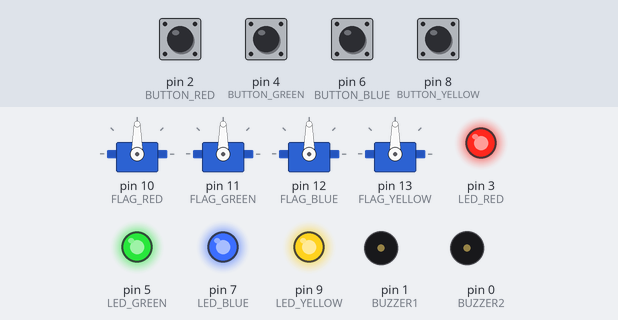
Bench run of a sketch on a simulated Arduino Uno, built with avr-gcc and run on an emulated ATmega328P. Parts: 4 × servo, output pins drawn as LEDs (lit = HIGH), buzzer (waves = sounding, pin HIGH). The inputs (shaded band) are chosen by the test bench; at power-on: pin 2 (BUTTON_RED), pin 4 (BUTTON_GREEN), pin 6 (BUTTON_BLUE), pin 8 (BUTTON_YELLOW) HIGH. Random numbers use the default seed unless the sketch sets one.

Above: at 2.7 s.
2.8 s: pin 2 (BUTTON_RED) pulled LOW for 0.15 s
At 3.6 s:
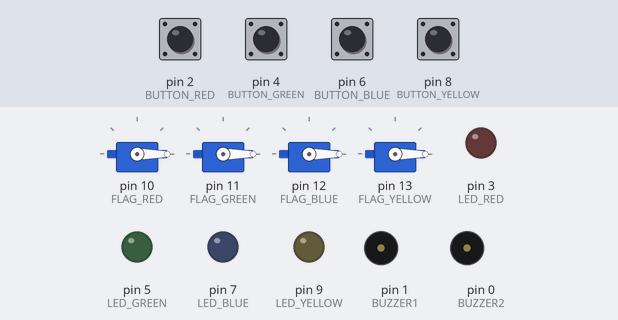
5.8 s: pin 4 (BUTTON_GREEN) pulled LOW for 0.15 s
At 8.5 s:
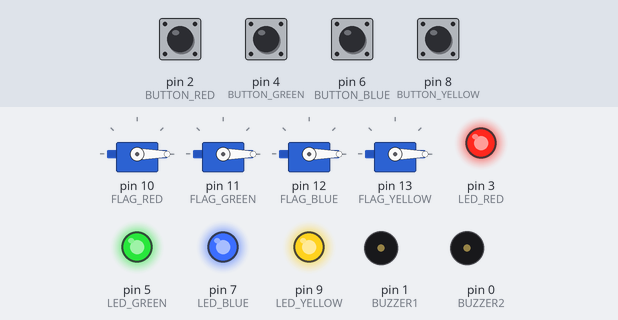
8.8 s: pin 6 (BUTTON_BLUE) pulled LOW for 1 s
At 10.6 s:
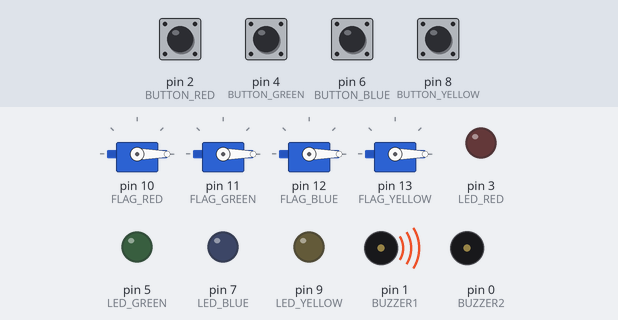
11.8 s: pin 6 (BUTTON_BLUE) pulled LOW for 0.15 s
At 13.6 s:
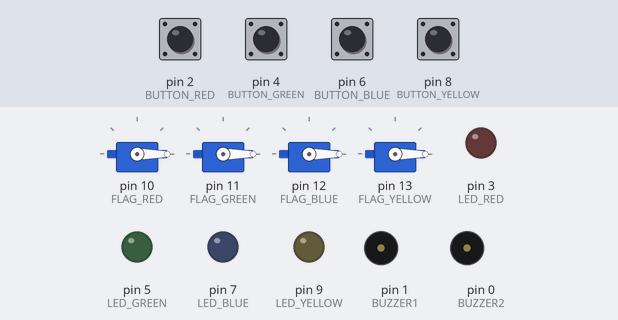
14.9 s: pin 6 (BUTTON_BLUE) pulled LOW for 0.15 s
At 16.26 s:
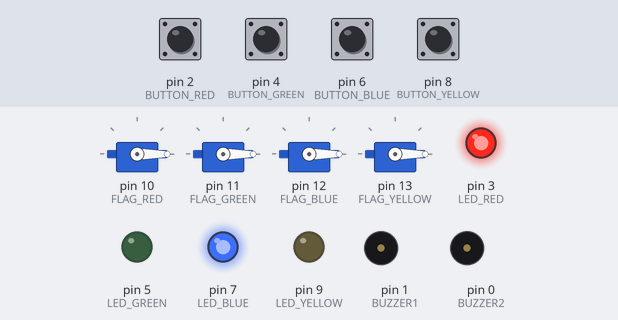
17.9 s: pin 2 (BUTTON_RED) pulled LOW for 1 s
At 18.26 s:
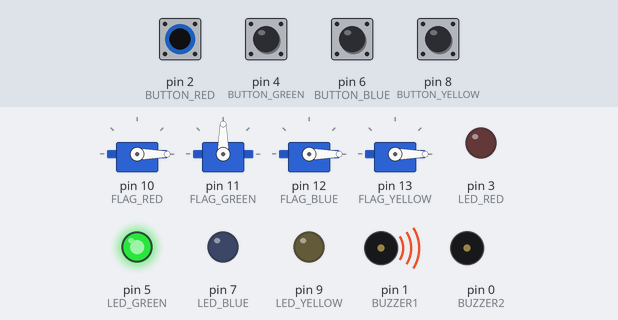
Timing chart, 0 to 21.8 s (numbered marks = the images above; inputs shaded):
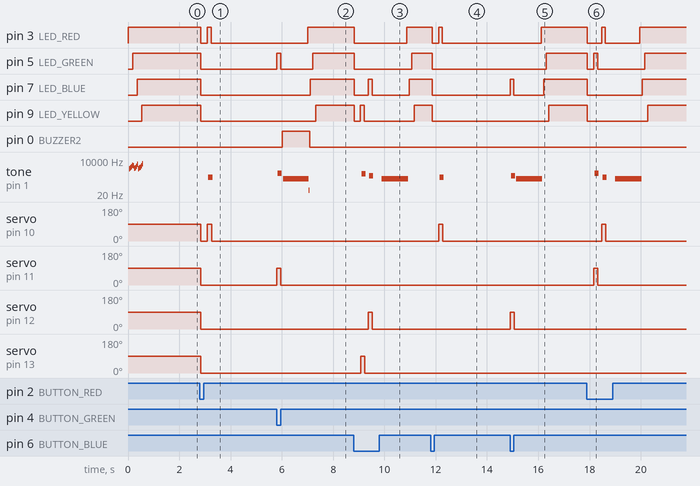

Measured:
- after the input at 2.8 s, pin 3 (LED_RED): HIGH → LOW at once, → HIGH 0.25 s later, → LOW 0.15 s later; pin 5 (LED_GREEN): HIGH → LOW at once
- after the input at 5.8 s, pin 0 (BUZZER2): LOW → HIGH after 0.21 s, → LOW 1.1 s later; servo on pin 11 (FLAG_GREEN): 0° → 90° at once, → 0° 0.16 s later
- after the input at 8.8 s, pin 3 (LED_RED): HIGH → LOW at once, → HIGH 2.0 s later; pin 5 (LED_GREEN): HIGH → LOW at once, → HIGH 2.2 s later
- after the input at 11.8 s, pin 3 (LED_RED): HIGH → LOW after 0.06 s, → HIGH 0.25 s later, → LOW 0.15 s later; pin 5 (LED_GREEN), pin 7 (LED_BLUE), pin 9 (LED_YELLOW): HIGH → LOW after 0.06 s; tone on pin 1 (BUZZER1): silent → 437 Hz after 0.36 s, → silent 0.16 s later; servo on pin 10 (FLAG_RED): 0° → 90° after 0.32 s, → 0° 0.16 s later
- after the input at 14.9 s, servo on pin 12 (FLAG_BLUE): 0° → 90° at once, → 0° 0.16 s later
- after the input at 17.9 s, pin 3 (LED_RED): HIGH → LOW at once, → HIGH 0.55 s later, → LOW 0.15 s later, → HIGH 1.3 s later; pin 5 (LED_GREEN): HIGH → LOW at once, → HIGH 0.25 s later, → LOW 0.15 s later, → HIGH 1.8 s later

The sketch:

memory-game.ino
```cpp
#include <Servo.h>

#define NOTE_D4 294
#define NOTE_E4 330
#define NOTE_F4 349
#define NOTE_G4 392
#define NOTE_A4 440
#define NOTE_C5 523


#define CHOICE_OFF      0 //Used to control LEDs
#define CHOICE_NONE     0 //Used to check buttons
#define CHOICE_RED  (1 << 0)
#define CHOICE_GREEN    (1 << 3)
#define CHOICE_BLUE (1 << 1)
#define CHOICE_YELLOW   (1 << 2)

#define LED_RED     3
#define LED_GREEN   5
#define LED_BLUE    7
#define LED_YELLOW  9

// Button pin definitions
#define BUTTON_RED    2
#define BUTTON_BLUE  6
#define BUTTON_YELLOW   8
#define BUTTON_GREEN 4

// Flag/Servo Pin definitions
#define FLAG_RED     10
#define FLAG_GREEN   11
#define FLAG_BLUE    12
#define FLAG_YELLOW  13

// Buzzer pin definitions
#define BUZZER1  1
#define BUZZER2  0

// Define game parameters
#define ROUNDS_TO_WIN      12 //Number of rounds to succesfully remember before you win. 13 is do-able.
#define ENTRY_TIME_LIMIT   3000 //Amount of time to press a button before game times out. 3000ms = 3 sec

#define MODE_MEMORY  0
#define MODE_BATTLE  1
#define MODE_BEEGEES 2

Servo servoRed;
Servo servoGreen;
Servo servoBlue;
Servo servoYellow;

// Game state variables
byte gameMode = MODE_MEMORY; //By default, let's play the memory game
byte gameBoard[32]; //Contains the combination of buttons as we advance
byte gameRound = 0; //Counts the number of succesful rounds the player has made it through

void setup()
{
  servoRed.attach(FLAG_RED);
  servoGreen.attach(FLAG_GREEN);
  servoBlue.attach(FLAG_BLUE);
  servoYellow.attach(FLAG_YELLOW);
  //Setup hardware inputs/outputs. These pins are defined in the hardware_versions header file

  //Enable pull ups on inputs
  pinMode(BUTTON_RED, INPUT_PULLUP);
  pinMode(BUTTON_GREEN, INPUT_PULLUP);
  pinMode(BUTTON_BLUE, INPUT_PULLUP);
  pinMode(BUTTON_YELLOW, INPUT_PULLUP);

  pinMode(LED_RED, OUTPUT);
  pinMode(LED_GREEN, OUTPUT);
  pinMode(LED_BLUE, OUTPUT);
  pinMode(LED_YELLOW, OUTPUT);

  pinMode(BUZZER1, OUTPUT);
  pinMode(BUZZER2, OUTPUT);

  //Mode checking
  gameMode = MODE_MEMORY; // By default, we're going to play the memory game

  // Check to see if the lower right button is pressed
  if (checkButton() == CHOICE_YELLOW) play_beegees();

  // Check to see if upper right button is pressed
  if (checkButton() == CHOICE_GREEN)
  {
    gameMode = MODE_BATTLE; //Put game into battle mode

    //Turn on the upper right (green) LED
    setLEDs(CHOICE_GREEN);
    toner(CHOICE_GREEN, 150);

    setLEDs(CHOICE_RED | CHOICE_BLUE | CHOICE_YELLOW); // Turn on the other LEDs until you release button

    while(checkButton() != CHOICE_NONE) ; // Wait for user to stop pressing button

    //Now do nothing. Battle mode will be serviced in the main routine
  }

  play_winner(); // After setup is complete, say hello to the world
}

void loop()
{
  attractMode(); // Blink lights while waiting for user to press a button

  // Indicate the start of game play
  //setLEDs(CHOICE_RED | CHOICE_GREEN | CHOICE_BLUE | CHOICE_YELLOW); // Turn all LEDs on
  setLEDs(CHOICE_OFF); // Turn off LEDs
  delay(250);

  if (gameMode == MODE_MEMORY)
  {
    // Play memory game and handle result
    if (play_memory() == true)
      play_winner(); // Player won, play winner tones
    else
      play_loser(); // Player lost, play loser tones
  }

  if (gameMode == MODE_BATTLE)
  {
    play_battle(); // Play game until someone loses

    play_loser(); // Player lost, play loser tones
  }
}

//-=-=-=-=-=-=-=-=-=-=-=-=-=-=-=-=-=-=-=-=-=-=-=-=-=-=-=-=-=-=
//The following functions are related to game play only

// Play the regular memory game
// Returns 0 if player loses, or 1 if player wins
boolean play_memory(void)
{
  randomSeed(millis()); // Seed the random generator with random amount of millis()

  gameRound = 0; // Reset the game to the beginning

  while (gameRound < ROUNDS_TO_WIN)
  {
    add_to_moves(); // Add a button to the current moves, then play them back

    playMoves(); // Play back the current game board

    // Then require the player to repeat the sequence.
    for (byte currentMove = 0 ; currentMove < gameRound ; currentMove++)
    {
      byte choice = wait_for_button(); // See what button the user presses

      if (choice == 0) return false; // If wait timed out, player loses

      if (choice != gameBoard[currentMove]) return false; // If the choice is incorect, player loses
    }

    delay(1000); // Player was correct, delay before playing moves
  }

  return true; // Player made it through all the rounds to win!
}

// Play the special 2 player battle mode
// A player begins by pressing a button then handing it to the other player
// That player repeats the button and adds one, then passes back.
// This function returns when someone loses
boolean play_battle(void)
{
  gameRound = 0; // Reset the game frame back to one frame

  while (1) // Loop until someone fails
  {
    byte newButton = wait_for_button(); // Wait for user to input next move
    gameBoard[gameRound++] = newButton; // Add this new button to the game array

    // Then require the player to repeat the sequence.
    for (byte currentMove = 0 ; currentMove < gameRound ; currentMove++)
    {
      byte choice = wait_for_button();

      if (choice == 0) return false; // If wait timed out, player loses.

      if (choice != gameBoard[currentMove]) return false; // If the choice is incorect, player loses.
    }

    delay(100); // Give the user an extra 100ms to hand the game to the other player
  }

  return true; // We should never get here
}

// Plays the current contents of the game moves
void playMoves(void)
{
  for (byte currentMove = 0 ; currentMove < gameRound ; currentMove++)
  {
    toner(gameBoard[currentMove], 150);

    // Wait some amount of time between button playback
    // Shorten this to make game harder
    delay(150); // 150 works well. 75 gets fast.
  }
}

// Adds a new random button to the game sequence, by sampling the timer
void add_to_moves(void)
{
  byte newButton = random(0, 4); //min (included), max (exluded)

  // We have to convert this number, 0 to 3, to CHOICEs
  if(newButton == 0) newButton = CHOICE_RED;
  else if(newButton == 1) newButton = CHOICE_GREEN;
  else if(newButton == 2) newButton = CHOICE_BLUE;
  else if(newButton == 3) newButton = CHOICE_YELLOW;

  gameBoard[gameRound++] = newButton; // Add this new button to the game array
}

//The following functions control the hardware

// Lights a given LEDs
// Pass in a byte that is made up from CHOICE_RED, CHOICE_YELLOW, etc
void setLEDs(byte leds)
{
  if ((leds & CHOICE_RED) != 0){
    digitalWrite(LED_RED, HIGH);
    servoRed.write(90);
  }
  else{
    digitalWrite(LED_RED, LOW);
    servoRed.write(0);
  }

  if ((leds & CHOICE_GREEN) != 0){
    digitalWrite(LED_GREEN, HIGH);
    servoGreen.write(90);
  }
  else{
    digitalWrite(LED_GREEN, LOW);
    servoGreen.write(0);
  }
  if ((leds & CHOICE_BLUE) != 0){
    digitalWrite(LED_BLUE, HIGH);
    servoBlue.write(90);
  }
  else{
    digitalWrite(LED_BLUE, LOW);
    servoBlue.write(0);
  }
  if ((leds & CHOICE_YELLOW) != 0){
    digitalWrite(LED_YELLOW, HIGH);
    servoYellow.write(90);
  }
  else{
    digitalWrite(LED_YELLOW, LOW);
    servoYellow.write(0);
  }
}

// Wait for a button to be pressed.
// Returns one of LED colors (LED_RED, etc.) if successful, 0 if timed out
byte wait_for_button(void)
{
  long startTime = millis(); // Remember the time we started the this loop

  while ( (millis() - startTime) < ENTRY_TIME_LIMIT) // Loop until too much time has passed
  {
    byte button = checkButton();

    if (button != CHOICE_NONE)
    {
      toner(button, 150); // Play the button the user just pressed

      while(checkButton() != CHOICE_NONE) ;  // Now let's wait for user to release button

      delay(50); // This helps with debouncing and accidental double taps

      return button;
    }

  }

  return CHOICE_NONE; // If we get here, we've timed out!
}

// Returns a '1' bit in the position corresponding to CHOICE_RED, CHOICE_GREEN, etc.
byte checkButton(void)
{
  if (digitalRead(BUTTON_RED) == 0) return(CHOICE_RED);
  else if (digitalRead(BUTTON_GREEN) == 0) return(CHOICE_GREEN);
  else if (digitalRead(BUTTON_BLUE) == 0) return(CHOICE_BLUE);
  else if (digitalRead(BUTTON_YELLOW) == 0) return(CHOICE_YELLOW);

  return(CHOICE_NONE); // If no button is pressed, return none
}

// Light an LED and play tone
// Red, upper left:     440Hz - 2.272ms - 1.136ms pulse
// Green, upper right:  880Hz - 1.136ms - 0.568ms pulse
// Blue, lower left:    587.33Hz - 1.702ms - 0.851ms pulse
// Yellow, lower right: 784Hz - 1.276ms - 0.638ms pulse
void toner(byte which, int buzz_length_ms)
{
  setLEDs(which); //Turn on a given LED

  //Play the sound associated with the given LED
  switch(which)
  {
  case CHOICE_RED:
    buzz_sound(buzz_length_ms, 1136);
    break;
  case CHOICE_GREEN:
    buzz_sound(buzz_length_ms, 568);
    break;
  case CHOICE_BLUE:
    buzz_sound(buzz_length_ms, 851);
    break;
  case CHOICE_YELLOW:
    buzz_sound(buzz_length_ms, 638);
    break;
  }

  setLEDs(CHOICE_OFF); // Turn off all LEDs
}

// Toggle buzzer every buzz_delay_us, for a duration of buzz_length_ms.
void buzz_sound(int buzz_length_ms, int buzz_delay_us)
{
  // Convert total play time from milliseconds to microseconds
  long buzz_length_us = buzz_length_ms * (long)1000;

  // Loop until the remaining play time is less than a single buzz_delay_us
  while (buzz_length_us > (buzz_delay_us * 2))
  {
    buzz_length_us -= buzz_delay_us * 2; //Decrease the remaining play time

    // Toggle the buzzer at various speeds
    digitalWrite(BUZZER1, LOW);
    digitalWrite(BUZZER2, HIGH);
    delayMicroseconds(buzz_delay_us);

    digitalWrite(BUZZER1, HIGH);
    digitalWrite(BUZZER2, LOW);
    delayMicroseconds(buzz_delay_us);
  }
}

// Play the winner sound and lights
void play_winner(void)
{
  digitalWrite(LED_RED, HIGH);
  winner_sound();
  digitalWrite(LED_GREEN, HIGH);
  winner_sound();
  digitalWrite(LED_BLUE, HIGH);
  winner_sound();
  digitalWrite(LED_YELLOW, HIGH);
  delay(1000);
  //setLEDs(CHOICE_GREEN | CHOICE_BLUE);
  //setLEDs(CHOICE_RED | CHOICE_YELLOW);
  //setLEDs(CHOICE_GREEN | CHOICE_BLUE);;
  //setLEDs(CHOICE_RED | CHOICE_YELLOW);
}

// Play the winner sound
// This is just a unique (annoying) sound we came up with, there is no magic to it
void winner_sound(void)
{
  // Toggle the buzzer at various speeds
  for (byte x = 250 ; x > 70 ; x--)
  {
    for (byte y = 0 ; y < 3 ; y++)
    {
      digitalWrite(BUZZER2, HIGH);
      digitalWrite(BUZZER1, LOW);
      delayMicroseconds(x);

      digitalWrite(BUZZER2, LOW);
      digitalWrite(BUZZER1, HIGH);
      delayMicroseconds(x);
    }
  }
}

// Play the loser sound/lights
void play_loser(void)
{
  //setLEDs(CHOICE_RED | CHOICE_GREEN);
  buzz_sound(255, 1500);

  //setLEDs(CHOICE_BLUE | CHOICE_YELLOW);
  buzz_sound(255, 1500);

  //setLEDs(CHOICE_RED | CHOICE_GREEN);
  buzz_sound(255, 1500);

  //setLEDs(CHOICE_BLUE | CHOICE_YELLOW);
  buzz_sound(255, 1500);


}

// Show an "attract mode" display while waiting for user to press button.
void attractMode(void)
{
  while(1)
  {
    //setLEDs(CHOICE_RED);
    digitalWrite(LED_RED, HIGH);
    delay(100);
    if (checkButton() != CHOICE_NONE) return;

    //setLEDs(CHOICE_BLUE);
    digitalWrite(LED_BLUE, HIGH);
    delay(100);
    if (checkButton() != CHOICE_NONE) return;

    //setLEDs(CHOICE_GREEN);
    digitalWrite(LED_GREEN, HIGH);
    delay(100);
    if (checkButton() != CHOICE_NONE) return;

    //setLEDs(CHOICE_YELLOW);
    digitalWrite(LED_YELLOW, HIGH);
    delay(100);
    if (checkButton() != CHOICE_NONE) return;
  }
}


// Notes in the melody. Each note is about an 1/8th note, "0"s are rests.
int melody[] = {
  NOTE_G4, NOTE_A4, 0, NOTE_C5, 0, 0, NOTE_G4, 0, 0, 0,
  NOTE_E4, 0, NOTE_D4, NOTE_E4, NOTE_G4, 0,
  NOTE_D4, NOTE_E4, 0, NOTE_G4, 0, 0,
  NOTE_D4, 0, NOTE_E4, 0, NOTE_G4, 0, NOTE_A4, 0, NOTE_C5, 0};

int noteDuration = 115; // This essentially sets the tempo, 115 is just about right for a disco groove :)
int LEDnumber = 0; // Keeps track of which LED we are on during the beegees loop

// Do nothing but play bad beegees music
// This function is activated when user holds bottom right button during power up
void play_beegees()
{
  //Turn on the bottom right (yellow) LED
  //setLEDs(CHOICE_YELLOW);
  toner(CHOICE_YELLOW, 150);

  //setLEDs(CHOICE_RED | CHOICE_GREEN | CHOICE_BLUE); // Turn on the other LEDs until you release button

  while(checkButton() != CHOICE_NONE) ; // Wait for user to stop pressing button

  //setLEDs(CHOICE_NONE); // Turn off LEDs

  delay(1000); // Wait a second before playing song

  digitalWrite(BUZZER1, LOW); // setup the "BUZZER1" side of the buzzer to stay low, while we play the tone on the other pin.

  while(checkButton() == CHOICE_NONE) //Play song until you press a button
  {
    // iterate over the notes of the melody:
    for (int thisNote = 0; thisNote < 32; thisNote++) {
      changeLED();
      tone(BUZZER2, melody[thisNote],noteDuration);
      // to distinguish the notes, set a minimum time between them.
      // the note's duration + 30% seems to work well:
      int pauseBetweenNotes = noteDuration * 1.30;
      delay(pauseBetweenNotes);
      // stop the tone playing:
      noTone(BUZZER2);
    }
  }
}

// Each time this function is called the board moves to the next LED
void changeLED(void)
{
  setLEDs(1 << LEDnumber); // Change the LED

  LEDnumber++; // Goto the next LED
  if(LEDnumber > 3) LEDnumber = 0; // Wrap the counter if needed
}
```
